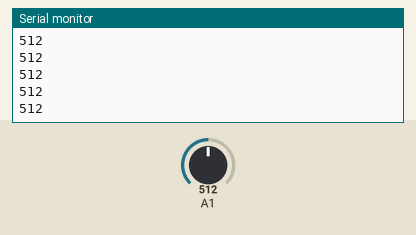
Simulated run of this sketch. Board: Arduino Uno, built with avr-gcc and run on an emulated ATmega328P. Shown: the last lines printed to the serial monitor. The inputs (shaded band) are chosen by the test bench; at power-on: A1 = 512.

Above: at 1.2 s.
1.3 s: A1 set to 716
At 1.56 s:
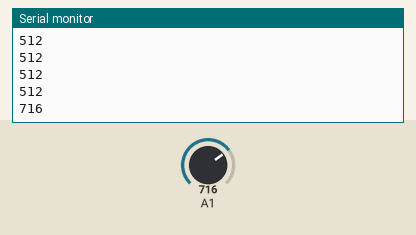
2.8 s: A1 set to 900
At 2.96 s:
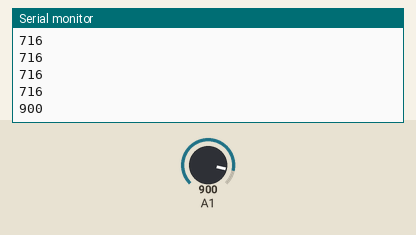
Timing chart, 0 to 5.8 s (numbered marks = the images above; inputs shaded):
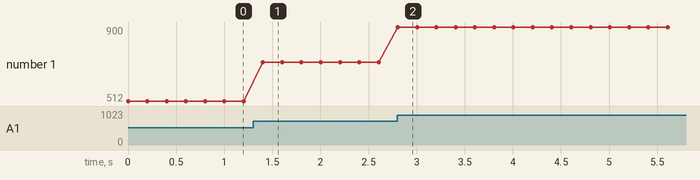

The sketch:

SmokeNat.ino
```cpp
void setup() {
  Serial.begin(9600);

}

void loop() {
  int alcoholLevel = analogRead(A1);
  Serial.println(alcoholLevel);
  delay(200);
}
```

Measured:
- after the input at 1.3 s, the serial monitor: prints a new line after 0.10 s (image 1)
- after the input at 2.8 s, the serial monitor: prints a new line at once (image 2)
- plotted number 1: 512 → 716 after the input at 1.3 s, 716 → 900 after the input at 2.8 s
